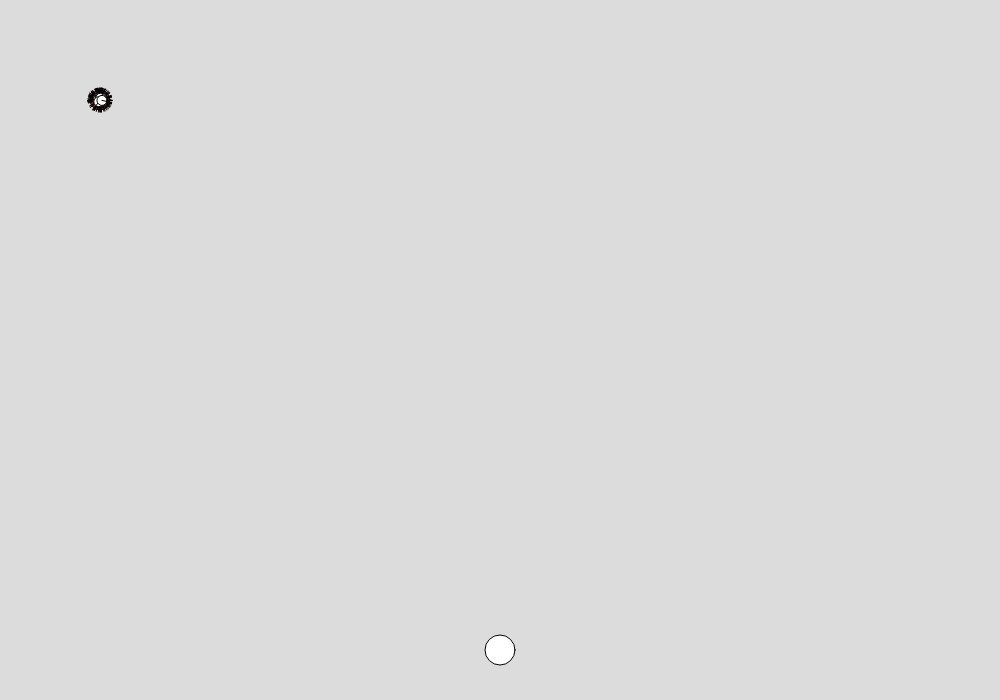
Frame 1 (no input)
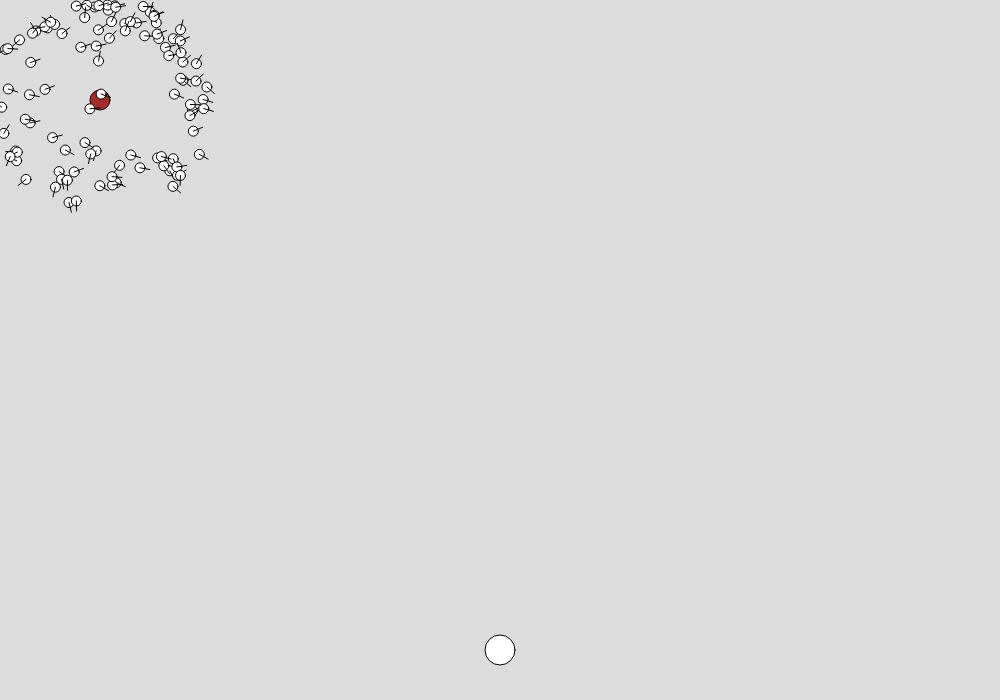
Frame 60 (no input)
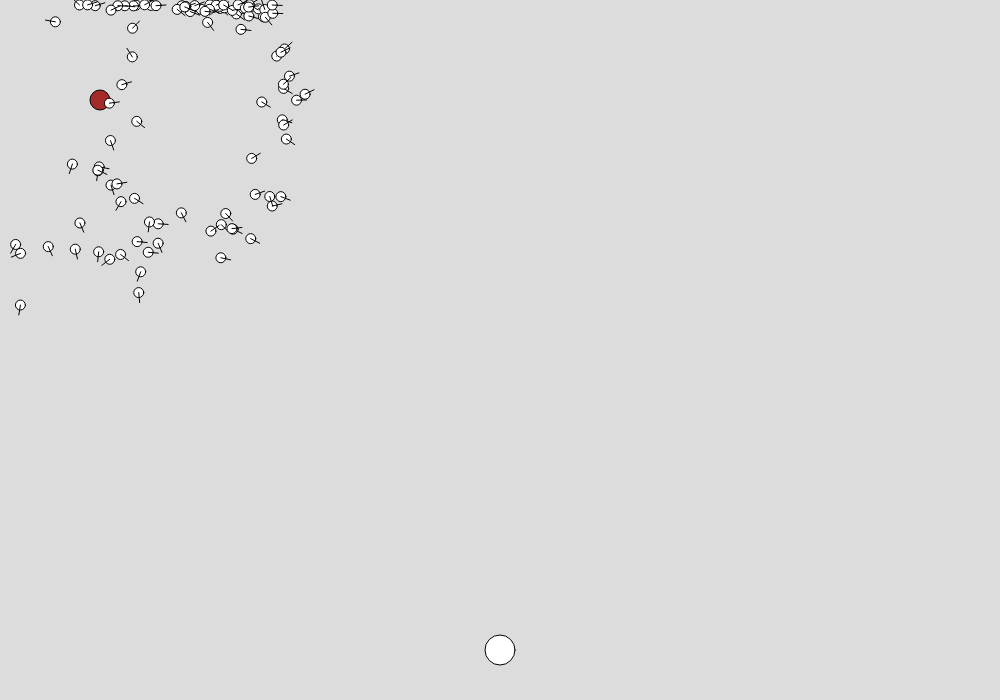
Frame 120 (the mouse pressed at the canvas centre since frame 60)

The p5.js sketch that drew these frames (run headless with seeded random() and noise() and a simulated clock; from frame 60 on, the mouse is pressed at the canvas centre):

// p5.js sketch
// ── sketch.js
let a = []
let foodarr = []
let followtrail = []


function setup() 
{
	createCanvas(1000, 700);


	for(let i = 0;i<100;i++){
		a.push(new createAnt(100,100,10,random(0,360),1,"searching","leaving"))
	}
	for(let i = 0; i<1;i++){
		foodarr.push(new food(500,650,30))
	}
}

function draw()
{
	background(220)
	fill("brown")
	circle(100,100,20)
	fill("white")
	for(let i = 0; i<a.length;i++){
		a[i].move()
		a[i].show()
	}
	for(let i = 0; i<foodarr.length;i++){
		foodarr[i].display()
	}
}


class createAnt{
	constructor(x,y,s,dir,speed,action,actionpar){
		this.x = x
		this.y = y
		this.size = s
		this.dir = dir
		this.speed = speed
		this.dis = dist(100,100,this.x,this.y)
		this.action = action
		this.actionpar = actionpar
		this.fermone = [new xogy(100,100),new xogy(100,100)]
		this.returnord = 0
		this.fermonedis = dist(this.fermone[this.returnord].x,this.fermone[this.returnord].y,this.x,this.y)
		this.randomwalk = random(400,2000)
	}
	move(){
		//console.log(this.action)
		if(this.action == "searching"){
			//console.log("sss")
			let change = random(-0.5,0.5)
			this.dir += change
			this.x += this.speed*cos(this.dir)
			this.y += this.speed*sin(this.dir)

			this.fermone.push(new xogy(this.x,this.y))
			if(this.actionpar == "leaving"){
				if(this.dis > dist(100,100,this.x,this.y)){
					//console.log(change)
					this.dir = -+ change
				}
			}
			if(this.y < 0+(this.size/2)){
				this.dir = -100
			}
			if(this.y > 700-(this.size/2)){
				this.dir = 0-random(5,10)
			}
			if(this.x < 0+(this.size/2)){
				this.dir = 0+random(-10,10)
			}
			if(this.x > 1000-(this.size/2)){
				this.dir = 180-random(-10,10)
				this.actionpar = "hasHit"
			}


			this.x += this.speed*cos(this.dir)
			this.y += this.speed*sin(this.dir)
			if(this.fermone.length > this.randomwalk){
				this.action = "justreturning"
			}
			for(let i = 0; i<foodarr.length;i++){
				if(dist(foodarr[i].x,foodarr[i].y,this.x,this.y) < (this.size/2)+(foodarr[i].size/2)){
					this.action = "getting food"
					//for(let i = 0; i<a.length;i++){
					//	a[i].action = "getting food"
					//	a[i].actionpar = "returning"
					//	a[i].fermone = this.fermone
					//}
					followtrail = this.fermone
					this.actionpar = "returning"
					//console.log("w")
					foodarr[i].size -= 1
				}
			}

		}
		if(this.action == "getting food"){
			//console.log("s")
			if(this.actionpar == "returning"){
				//console.log("A")
				if (this.returnord == 0){
					this.returnord = this.fermone.length-1
					console.log(this.fermone.length)
				}
				//for(let i = 0; i<this.fermone.length;i=i+10){
				//	circle(this.fermone[i].x,this.fermone[i].y,10)
				//}
				this.dir = atan2(this.y-this.fermone[this.returnord].y,this.x-this.fermone[this.returnord].x)+3
				//circle(this.fermone[this.returnord].x,this.fermone[this.returnord].y,20)
				//console.log(this.dir)
				let change = random(-0.5,0.5)
				this.dir += change
				this.x += this.speed*cos(this.dir)
				this.y += this.speed*sin(this.dir)
				
				if(this.fermonedis < dist(this.fermone[this.returnord].x,this.fermone[this.returnord].y,this.x,this.y)){
					//console.log(this.fermonedis)
					//console.log(dist(this.fermone[this.returnord].x,this.fermone[this.returnord].y,this.x,this.y))
					//console.log(change)
					this.x -= this.speed*cos(this.dir)
					this.y -= this.speed*sin(this.dir)
					//this.dir -= change
				} else if (dist(this.fermone[this.returnord].x,this.fermone[this.returnord].y,this.x,this.y) < 20){
					if (this.returnord > 10){
						this.returnord -= 10
					} else{
						this.returnord = 1
					}
				}
				if(10 > dist(100,100,this.x,this.y)){
					this.actionpar = "getting more"
					this.returnord = 10
				}
				
			} else if (this.actionpar == "getting more"){
				
				this.dir = atan2(this.y-this.fermone[this.returnord].y,this.x-this.fermone[this.returnord].x)+3
				let change = random(-0.5,0.5)
				this.dir += change
				this.x += this.speed*cos(this.dir)
				this.y += this.speed*sin(this.dir)
				if(this.fermonedis < dist(this.fermone[this.returnord].x,this.fermone[this.returnord].y,this.x,this.y)){
					//console.log(this.fermonedis)
					//console.log(dist(this.fermone[this.returnord].x,this.fermone[this.returnord].y,this.x,this.y))
					//console.log(change)
					this.x -= this.speed*cos(this.dir)
					this.y -= this.speed*sin(this.dir)
					//this.dir -= change
				} else if (dist(this.fermone[this.returnord].x,this.fermone[this.returnord].y,this.x,this.y) < 20){
					if (this.returnord < this.fermone.length-10){
						this.returnord += 10
					} else{
						this.returnord = this.fermone.length-1
						console.log("EG")
					}

					
					if(dist(foodarr[0].x,foodarr[0].y,this.x,this.y) < 25){
						this.actionpar = "returning"
						foodarr[0].size -= 1
						console.log("r")
					}
				}
			}
			


			
		}
		if(this.action == "justreturning"){
			if (this.returnord == 0){
				this.returnord = this.fermone.length-1
				console.log(this.fermone.length)
			}
			//for(let i = 0; i<this.fermone.length;i=i+10){
			//	circle(this.fermone[i].x,this.fermone[i].y,10)
			//}
			this.dir = atan2(this.y-this.fermone[this.returnord].y,this.x-this.fermone[this.returnord].x)+3
			//circle(this.fermone[this.returnord].x,this.fermone[this.returnord].y,20)
			//console.log(this.dir)
			let change = random(-0.5,0.5)
			this.dir += change
			this.x += this.speed*cos(this.dir)
			this.y += this.speed*sin(this.dir)
			
			if(this.fermonedis < dist(this.fermone[this.returnord].x,this.fermone[this.returnord].y,this.x,this.y)){
				//console.log(this.fermonedis)
				//console.log(dist(this.fermone[this.returnord].x,this.fermone[this.returnord].y,this.x,this.y))
				//console.log(change)
				this.x -= this.speed*cos(this.dir)
				this.y -= this.speed*sin(this.dir)
				//this.dir -= change
			} else if (dist(this.fermone[this.returnord].x,this.fermone[this.returnord].y,this.x,this.y) < 20){
				if (this.returnord > 10){
					this.returnord -= 10
				} else{
					this.returnord = 1
				}
			}
			if(10 > dist(100,100,this.x,this.y)){
				if(followtrail == []){
					this.action = "searching"
				} else {
					this.action = "getting food"
					this.actionpar = "getting more"
					this.returnord = 10
					this.fermone = followtrail
				}

				
			}
		}
		this.dis = dist(100,100,this.x,this.y)
		this.fermonedis = dist(this.fermone[this.returnord].x,this.fermone[this.returnord].y,this.x,this.y)
	}
	show(){
		if(this.action == "getting food"){
			//fill('brown')
		}else {
			fill('white')
		}
		circle(this.x,this.y,this.size)
		line(this.x,this.y,this.x+(this.size*cos(this.dir)),this.y+(this.size*sin(this.dir)))
		
	}




}


class food{
	constructor(x,y,s) {
		this.x = x
		this.y = y
		this.size = s
	}
	display(){
		circle(this.x,this.y,this.size)
	}
}



class xogy{
	constructor(x,y){
		this.x = x
		this.y = y
	}
}
